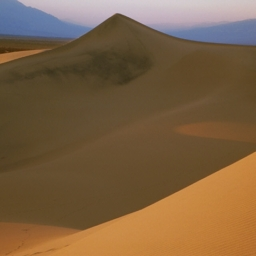
#> input picture Track1/Day2/imageAveragingExercise/Data/Images/desert/sun_aaqyzvrweabdxjzo.jpg, 256 x 256 px; its folder holds only this picture in this run
$ jupyter execute --allow-errors imageAveragingNotebook.ipynb   (shell and % lines are left out)   (older library calls are emulated)
#> lines starting #> are read from the running program, lines starting #| are printed output that depends on the picture
## Image Averaging and 3D Histograms Notebook

In this notebook, you will see how color can sometimes (and sometimes not) be a good feature for scene categorization. In the first part of this exercise, you will deal with three categories (deserts, forests, and oceans) with 50 images each.

Let's first begin by importing the libraries that we will need for this exercise.

[cell 1]
import numpy as np
import cv2
import glob
import matplotlib.pyplot as plt
import warnings

# suppress silly warnings
warnings.filterwarnings("ignore")

Let's now create a list of images in each of these categories.

[cell 2]
desertList = glob.glob('./Data/Images/desert' + '/' + '*.jpg')
# path, / , *.jpg = "everything that ends with .jpg"
forestList = glob.glob('./Data/Images/forest' + '/' + '*.jpg')
oceanList = glob.glob('./Data/Images/ocean' + '/' + '*.jpg')

In the first animation, we will create a running average of each image as it is read in. We will first create three containers for these averages, one for each category.

[cell 3]
N = len(desertList) # this will be the same for all three categories == 50 images
# open the first image to peek at its width and height
testIm = cv2.imread(desertList[0])
#> testIm is the input picture: shape (256, 256, 3); mean B, G, R 65.7, 96.1, 123.4
print(testIm.shape)
#| (256, 256, 3)

Looks like the shape is height, then width, then colors. Use the following command to assign height and width to variables.

[cell 4]
h, w = testIm.shape[:-1] # means all dimensions except for the last one
#> h = 256; w = 256

Now we are ready to initialize an image that will have shape height x width x 3. We'll initialize it with zeros just as a placeholder.

[cell 5]
averageDesert = np.zeros((h, w, 3), np.float)
averageForest = np.zeros((h, w, 3), np.float)
averageOcean = np.zeros((h, w, 3), np.float)

The following command prepares the notebook to show dynamic, interactive content.

[cell 6]
plt.ion()

We are now going to employ a loop to read in each image in turn, add it to the running average, and then show the current image as well as the current running average.

#> (a cell that did not finish here is left out)

Now, let's create a 3D histogram of the average red, green, and blue pixels for each of the categories.

[cell 8]
plt.ioff()
plt.figure()
ax = plt.axes(projection='3d')

red = averageDesert[:,:,0].ravel()
green = averageDesert[:,:,1].ravel()
blue = averageDesert[:,:,2].ravel()
desertFig = ax.scatter(red, green, blue, c="#D95F02", label="Desert")

red = averageForest[:,:,0].ravel()
green = averageForest[:,:,1].ravel()
blue = averageForest[:,:,2].ravel()
forestFig = ax.scatter(red, green, blue, c="green", label="Forest")

red = averageOcean[:,:,0].ravel()
green = averageOcean[:,:,1].ravel()
blue = averageOcean[:,:,2].ravel()
oceanFig = ax.scatter(red, green, blue, c="blue", label="Ocean")

ax.set_xlabel("Red Channel")
ax.set_ylabel("Green Channel")
ax.set_zlabel("Blue Channel")
plt.legend(handles=[desertFig, forestFig, oceanFig])
plt.show()
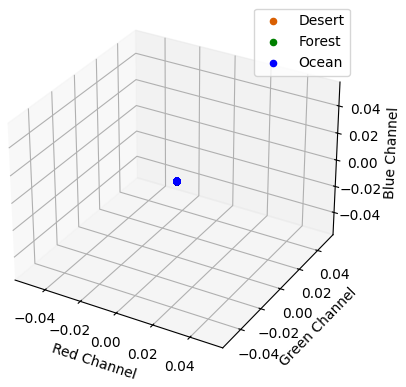
#> figure drawn by matplotlib, 1 panel
